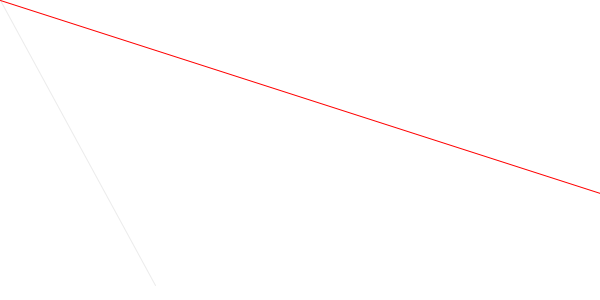
Frame 1 (no input)
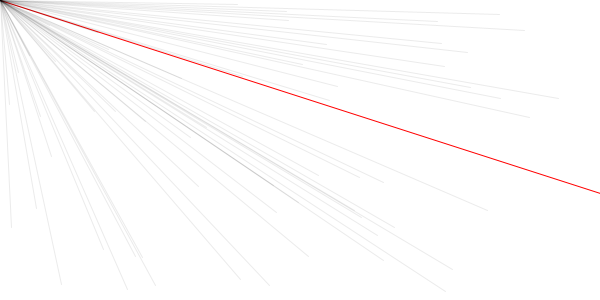
Frame 60 (the mouse pressed at the canvas centre just before this capture)
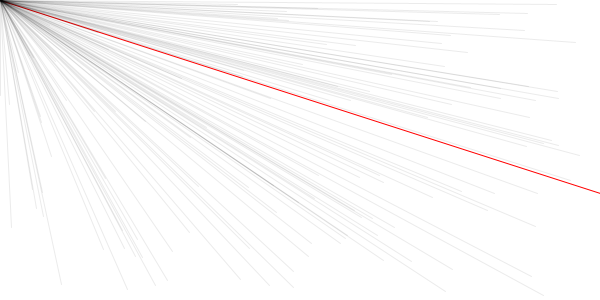
Frame 120 (the mouse held since frame 60 and released just before this capture)

The Processing sketch that drew these frames (run headless with seeded random() and noise(); from frame 60 on, the mouse is pressed at the canvas centre):

// Processing sketch: sketch_1
// ── sketch_1.pde
void setup(){
size(600,300);
background(255);

stroke(255,0,0);
line(0,0,width,random(height));
}

void draw(){

stroke(0,20);
line(0,0,random(width),random(height));
}
